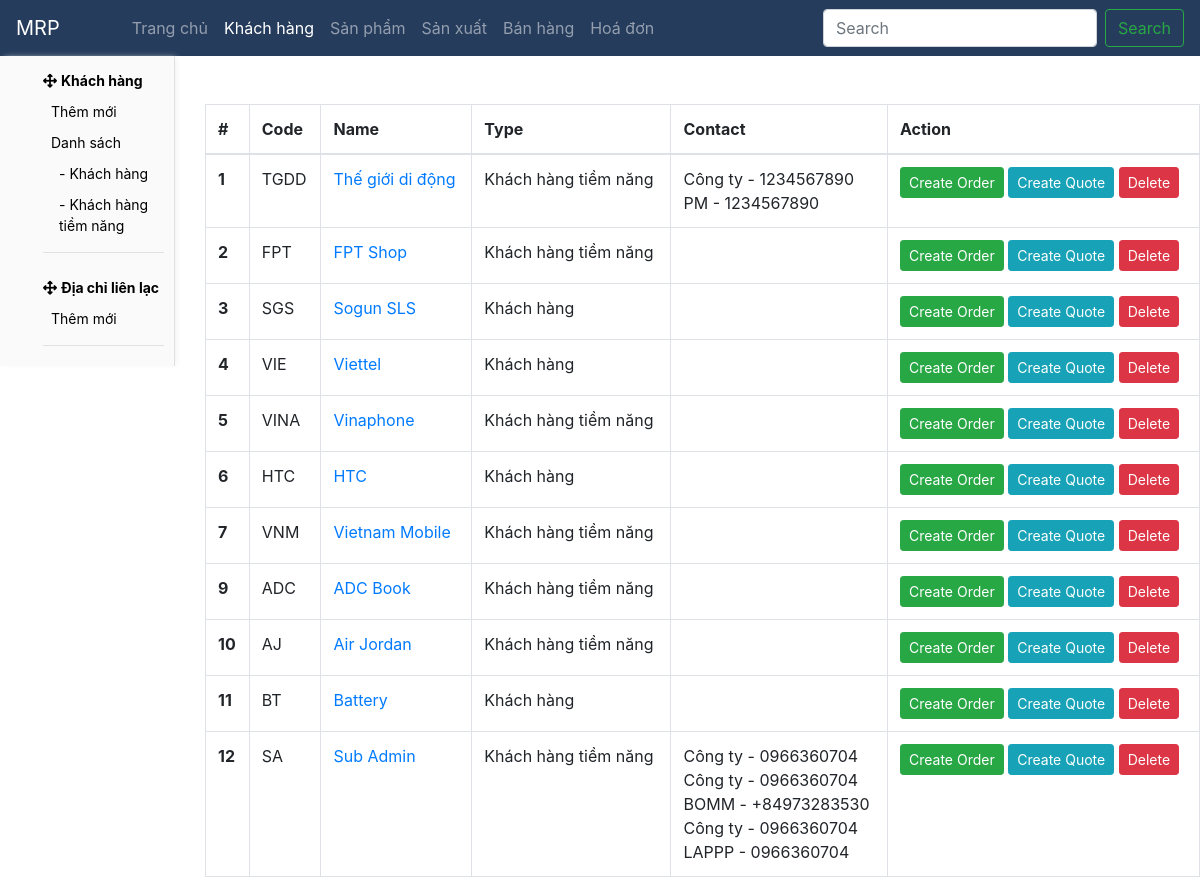
Page /customer/customer_list on the committed database.
### core/models.py (models this page shows, shortened)
class Customer(models.Model):
    name = models.CharField(max_length=50)
    code = models.CharField(max_length=5, blank=True, null=True, unique=True)
    logo = models.ImageField(upload_to='company_logo/', blank=True, null=True, default='company_logo/default.jpg')
    type = models.CharField(max_length=50, choices=CUSTOMER_TYPE, default='Khách hàng')
    zip_code = models.CharField(max_length=50, blank=True, null=True)
    size = models.CharField(max_length=50, choices=COMPANY_SIZE, blank=True, null=True)
    status = models.CharField(max_length=50, choices=CUSTOMER_STATUS, default='Active')
    note = models.TextField(max_length=1000, blank=True, null=True)
    created_at = models.DateTimeField(auto_now_add=True, blank=True, null=True)

class CustomerContact(models.Model):
    label = models.CharField(max_length=50)
    address = models.CharField(max_length=50)
    phone = models.CharField(max_length=50)
    customer = models.ForeignKey(Customer, on_delete=models.CASCADE, related_name='customer_contact')

### core/views.py (the view)
# urls.py: path('customer/customer_list', customer_list, name='customer_list'),
def customer_list(request):
    return render(request, 'customer/customer_list.html', {'customers': Customer.objects.all(), })

### core/templates/customer/customer_list.html (shortened to what this page needs)
{% extends "base.html" %}
{% block sidebar %}
  {% include "sidebar/customer.html" %}
{% endblock sidebar %}
{% block content %}
  <table class="table table-bordered mt-5">
    <thead>
      <tr>
        <th scope="col">#</th>
        <th scope="col">Code</th>
        <th scope="col">Name</th>
        <th scope="col">Type</th>
        <th scope="col">Contact</th>
        <th scope="col">Action</th>
      </tr>
    </thead>
    <tbody>
      {% for customer in customers %}
        <tr>
          <th scope="row">{{ customer.id }}</th>
          <td>{{ customer.code }}</td>
          <td><a href="{% url 'customer_detail' customer.id %}">{{ customer.name }}</a></td>
          <td>{{ customer.type }}</td>
          <td>{% for contact in customer.customer_contact.all %}<div>{{ contact.label }} - {{ contact.phone }}</div>{% endfor %}</td>
          <td>
            <a href="{% url 'order_add' customer.id %}" class="btn btn-sm btn-success">Create Order</a>
            <a href="#" class="btn btn-sm btn-info">Create Quote</a>
            <a class="btn btn-sm btn-danger" onclick="confirm('delete?')?window.location.href='{% url 'customer_delete' customer.id %}':">Delete</a>
          </td>
        </tr>
      {% endfor %}
    </tbody>
  </table>
{% endblock content %}

### rows in the picture
Customer: id "1", code "TGDD", name "Thế giới di động", type "Khách hàng tiềm năng"
CustomerContact: label "Công ty", phone "1234567890"
CustomerContact: label "PM", phone "1234567890"
Customer: id "2", code "FPT", name "FPT Shop", type "Khách hàng tiềm năng"
Customer: id "3", code "SGS", name "Sogun SLS", type "Khách hàng"
Customer: id "4", code "VIE", name "Viettel", type "Khách hàng"
Customer: id "5", code "VINA", name "Vinaphone", type "Khách hàng tiềm năng"
Customer: id "6", code "HTC", name "HTC", type "Khách hàng"
Customer: id "7", code "VNM", name "Vietnam Mobile", type "Khách hàng tiềm năng"
Customer: id "9", code "ADC", name "ADC Book", type "Khách hàng tiềm năng"
Customer: id "10", code "AJ", name "Air Jordan", type "Khách hàng tiềm năng"
Customer: id "11", code "BT", name "Battery", type "Khách hàng"
Customer: id "12", code "SA", name "Sub Admin", type "Khách hàng tiềm năng"
CustomerContact: label "Công ty", phone "0966360704"
CustomerContact: label "Công ty", phone "0966360704"
CustomerContact: label "BOMM", phone "+84973283530"
CustomerContact: label "Công ty", phone "0966360704"
CustomerContact: label "LAPPP", phone "0966360704"
